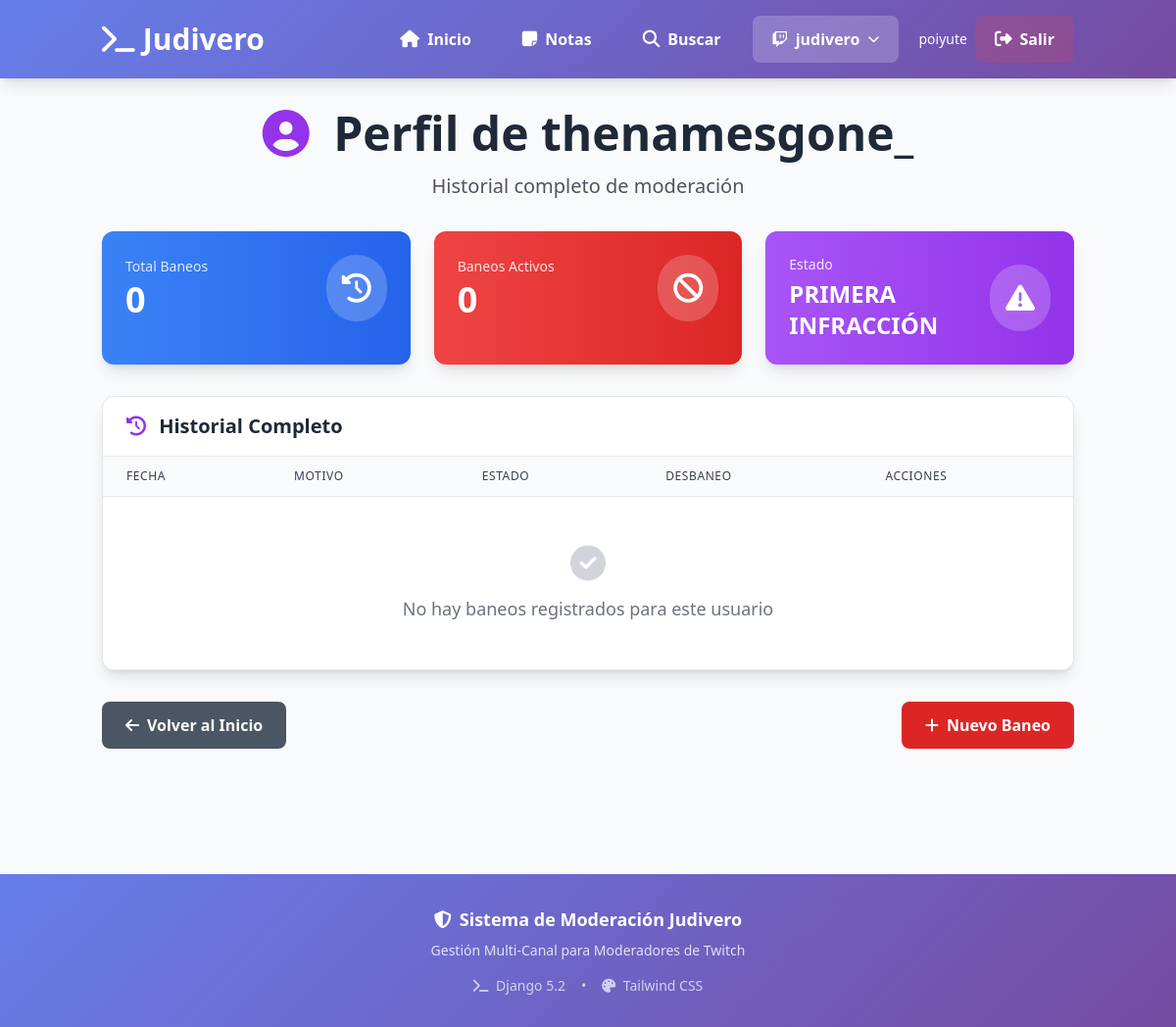
/perfil/thenamesgone_/ (signed in), run on an earlier commit of the app's database.
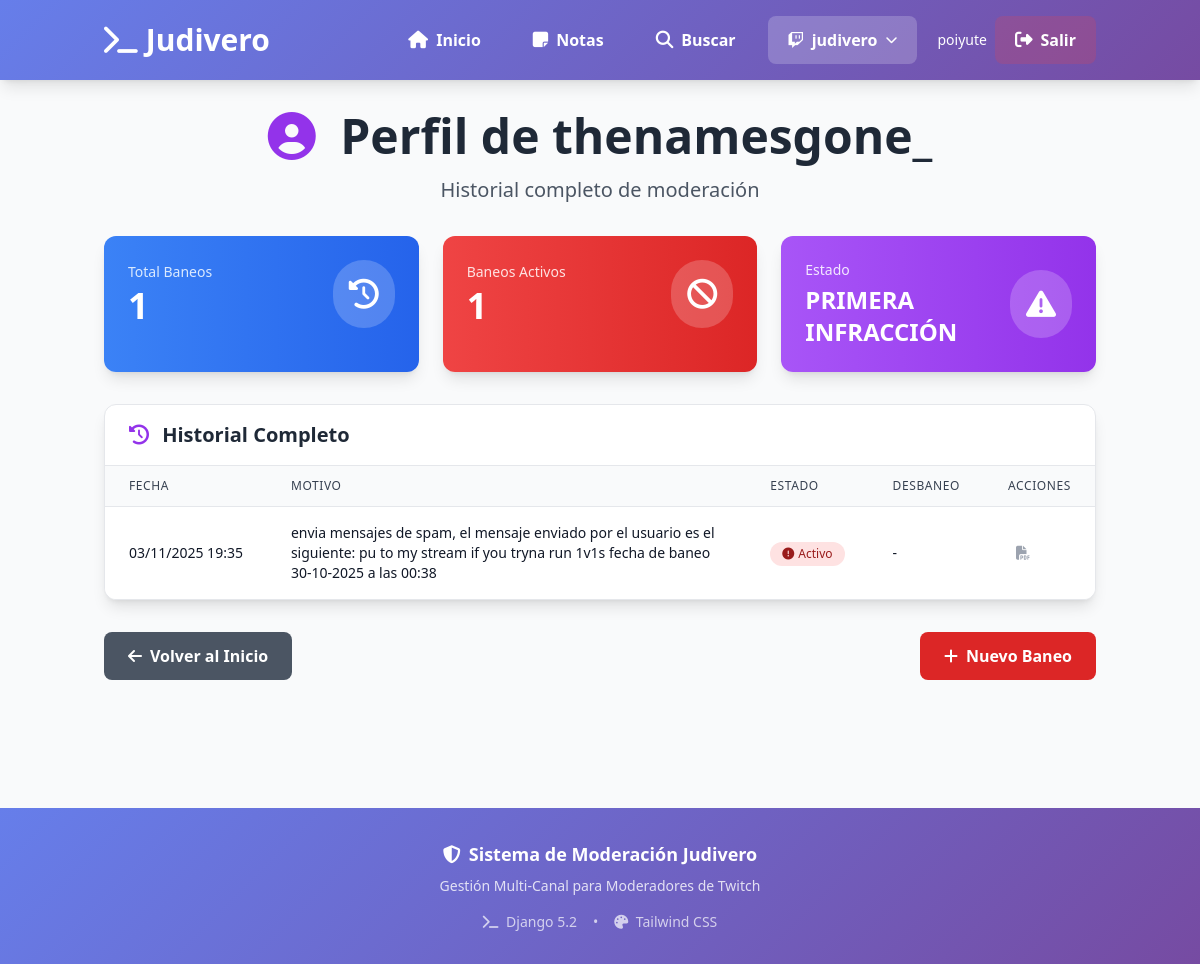
And on a later commit of the database.
### core/models.py (models this page shows, shortened)
class CanalTwitch(models.Model):
    nombre = models.CharField(max_length=100, unique=True, help_text="Nombre del canal de Twitch")
    streamer = models.CharField(max_length=100, help_text="Nombre del streamer/dueño del canal")
    descripcion = models.TextField(blank=True, null=True, help_text="Notas sobre el canal o reglas especiales")
    url_twitch = models.URLField(blank=True, null=True)
    color_distintivo = models.CharField(max_length=7, default="#9147ff", help_text="Color hex para identificar el canal")
    activo = models.BooleanField(default=True, help_text="¿Sigues siendo mod en este canal?")
    fecha_inicio_moderacion = models.DateTimeField(auto_now_add=True)
    total_comandos = models.IntegerField(default=0, editable=False)
    total_baneos_activos = models.IntegerField(default=0, editable=False)
    class Meta:
        verbose_name = 'Canal de Twitch (Moderación)'
        verbose_name_plural = 'Canales de Twitch (Moderación)'
        ordering = ['nombre']

class Baneos(models.Model):
    canal = models.ForeignKey(
        CanalTwitch,
        on_delete=models.CASCADE,
        related_name='baneos',
        null=True  # Para migración, luego quitar
    )
    user = models.ForeignKey(
        settings.AUTH_USER_MODEL,
        on_delete=models.CASCADE,
        related_name='baneos_usuario',
        null=True
    )
    nombre_usuario = models.CharField(max_length=200)
    fecha_baneo = models.DateTimeField(auto_now_add=True)
    motivo = models.TextField()
    desbaneo = models.DateTimeField(null=True, blank=True)
    activo = models.BooleanField(default=True)
    imagen = models.ImageField(
        upload_to='baneos/imagenes/',
        validators=[FileExtensionValidator(['svg', 'png', 'jpg', 'jpeg'])],
        blank=True,
        null=True,
        help_text="Imagen relacionada con el baneo"
    )
    class Meta:
        verbose_name = 'Baneo'
        verbose_name_plural = 'Baneos'
        ordering = ['-fecha_baneo']

### core/views.py (the view)
# urls.py: path('perfil/<str:nombre_usuario>/', views.perfil_usuario, name='perfil_usuario'),
@login_required
def perfil_usuario(request, nombre_usuario):
    canal_actual = get_canal_actual(request)
    canales = CanalTwitch.objects.filter(activo=True)
    if not canal_actual:
        return redirect('inicio')
    baneos = Baneos.objects.filter(
        canal=canal_actual,
        nombre_usuario=nombre_usuario
    ).order_by('-fecha_baneo')
    total_baneos = baneos.count()
    baneos_activos = baneos.filter(activo=True).count()
    context = {
        'nombre_usuario': nombre_usuario,
        'baneos': baneos,
        'total_baneos': total_baneos,
        'baneos_activos': baneos_activos,
        'canal_actual': canal_actual,
        'canales': canales,
    }
    return render(request, 'core/perfil_usuario.html', context)

### core/views.py (called while the page is built)
@login_required
def get_canal_actual(request):
    canal_id = request.session.get('canal_actual_id')
    if canal_id:
        try:
            return CanalTwitch.objects.get(id=canal_id, activo=True)
        except CanalTwitch.DoesNotExist:
            pass
    canal = CanalTwitch.objects.filter(activo=True).first()
    if canal:
        request.session['canal_actual_id'] = canal.id
    return canal

### core/templates/core/perfil_usuario.html (shortened to what this page needs)
{% extends 'core/base.html' %}
{% block content %}
<div class="max-w-7xl mx-auto">
    <div class="text-center mb-8">
        <h1 class="text-4xl md:text-5xl font-bold text-gray-800 mb-4">
            <i class="fas fa-user-circle text-purple-600 mr-3"></i>
            Perfil de {{ nombre_usuario }}
        </h1>
        <p class="text-xl text-gray-600">
            Historial completo de moderación
        </p>
    </div>
    <div class="grid grid-cols-1 md:grid-cols-3 gap-6 mb-8">
        <div class="bg-gradient-to-r from-blue-500 to-blue-600 rounded-xl shadow-lg p-6 text-white">
            <div class="flex items-center justify-between">
                <div>
                    <p class="text-blue-100 text-sm font-medium mb-1">Total Baneos</p>
                    <h3 class="text-4xl font-bold">{{ total_baneos }}</h3>
                </div>
                <div class="bg-white bg-opacity-20 p-4 rounded-full">
                    <i class="fas fa-history text-3xl"></i>
                </div>
            </div>
        </div>
        <div class="bg-gradient-to-r from-red-500 to-red-600 rounded-xl shadow-lg p-6 text-white">
            <div class="flex items-center justify-between">
                <div>
                    <p class="text-red-100 text-sm font-medium mb-1">Baneos Activos</p>
                    <h3 class="text-4xl font-bold">{{ baneos_activos }}</h3>
                </div>
                <div class="bg-white bg-opacity-20 p-4 rounded-full">
                    <i class="fas fa-ban text-3xl"></i>
                </div>
            </div>
        </div>
        <div class="bg-gradient-to-r from-purple-500 to-purple-600 rounded-xl shadow-lg p-6 text-white">
            <div class="flex items-center justify-between">
                <div>
                    <p class="text-purple-100 text-sm font-medium mb-1">Estado</p>
                    <h3 class="text-2xl font-bold">
                        {% if total_baneos > 1 %}
                            REINCIDENTE
                        {% else %}
                            PRIMERA INFRACCIÓN
                        {% endif %}
                    </h3>
                </div>
                <div class="bg-white bg-opacity-20 p-4 rounded-full">
                    <i class="fas fa-exclamation-triangle text-3xl"></i>
                </div>
            </div>
        </div>
    </div>
    <div class="bg-white rounded-xl shadow-lg border border-gray-200 overflow-hidden mb-8">
        <div class="border-b border-gray-200 px-6 py-4">
            <h2 class="text-xl font-semibold text-gray-800">
                <i class="fas fa-history text-purple-600 mr-2"></i>
                Historial Completo
            </h2>
        </div>
        <div class="overflow-x-auto">
            <table class="min-w-full divide-y divide-gray-200">
                <thead class="bg-gray-50">
                    <tr>
                        <th class="px-6 py-3 text-left text-xs font-medium text-gray-700 uppercase tracking-wider">
                            Fecha
                        </th>
                        <th class="px-6 py-3 text-left text-xs font-medium text-gray-700 uppercase tracking-wider">
                            Motivo
                        </th>
                        <th class="px-6 py-3 text-left text-xs font-medium text-gray-700 uppercase tracking-wider">
                            Estado
                        </th>
                        <th class="px-6 py-3 text-left text-xs font-medium text-gray-700 uppercase tracking-wider">
                            Desbaneo
                        </th>
                        <th class="px-6 py-3 text-left text-xs font-medium text-gray-700 uppercase tracking-wider">
                            Acciones
                        </th>
                    </tr>
                </thead>
                <tbody class="bg-white divide-y divide-gray-200">
                    {% for baneo in baneos %}
                    <tr class="hover:bg-gray-50 transition-colors">
                        <td class="px-6 py-4 whitespace-nowrap text-sm text-gray-900">
                            {{ baneo.fecha_baneo|date:"d/m/Y H:i" }}
                        </td>
                        <td class="px-6 py-4 text-sm text-gray-900">
                            <div class="max-w-md overflow-hidden">
                                {{ baneo.motivo }}
                            </div>
                        </td>
                        <td class="px-6 py-4 whitespace-nowrap">
                            {% if baneo.activo %}
                            <span class="inline-flex items-center px-3 py-1 rounded-full text-xs font-medium bg-red-100 text-red-800">
                                <i class="fas fa-exclamation-circle mr-1"></i>
                                Activo
                            </span>
                            {% else %}
                            <span class="inline-flex items-center px-3 py-1 rounded-full text-xs font-medium bg-green-100 text-green-800">
                                <i class="fas fa-check-circle mr-1"></i>
                                Completado
                            </span>
                            {% endif %}
                        </td>
                        <td class="px-6 py-4 whitespace-nowrap text-sm text-gray-900">
                            {% if baneo.desbaneo %}
                                {{ baneo.desbaneo|date:"d/m/Y H:i" }}
                            {% else %}
                                -
                            {% endif %}
                        </td>
                        <td class="px-6 py-4 whitespace-nowrap text-sm">
                            <div class="flex gap-2">
                                <a href="{% url 'generar_reporte_pdf' nombre_usuario %}"
                                   target="_blank"
                                   class="p-2 text-gray-400 hover:text-red-600 hover:bg-red-50 rounded-lg transition-all"
                                   title="Descargar PDF">
                                    <i class="fas fa-file-pdf"></i>
                                </a>
                            </div>
                        </td>
                    </tr>
                    {% empty %}
                    <tr>
                        <td colspan="5" class="px-6 py-12 text-center text-gray-500">
                            <i class="fas fa-check-circle text-4xl mb-3 text-gray-300"></i>
                            <p class="text-lg font-medium">No hay baneos registrados para este usuario</p>
                        </td>
                    </tr>
                    {% endfor %}
                </tbody>
            </table>
        </div>
    </div>
    <div class="flex justify-between items-center mb-8">
        <a href="{% url 'inicio' %}"
           class="bg-gray-600 hover:bg-gray-700 text-white px-6 py-3 rounded-lg font-semibold transition-colors flex items-center">
            <i class="fas fa-arrow-left mr-2"></i>
            Volver al Inicio
        </a>
        <a href="{% url 'agregar_baneo' %}"
           class="bg-red-600 hover:bg-red-700 text-white px-6 py-3 rounded-lg font-semibold transition-colors flex items-center">
            <i class="fas fa-plus mr-2"></i>
            Nuevo Baneo
        </a>
    </div>
</div>
{% endblock %}

### core/templates/core/base.html (shortened to what this page needs)
<!DOCTYPE html>
<html lang="es">
<head>
    <script src="https://cdn.tailwindcss.com"></script>
    <link rel="stylesheet" href="https://cdnjs.cloudflare.com/ajax/libs/font-awesome/6.4.0/css/all.min.css">
</head>
<body class="bg-gray-50 min-h-screen">
    <nav class="gradient-bg shadow-lg sticky top-0 z-50">
        <div class="container mx-auto px-4 py-4">
            <div class="flex flex-col md:flex-row md:justify-between md:items-center gap-4">
                <div class="text-center md:text-left">
                    <a href="{% url 'inicio' %}" class="inline-block">
                        <h1
                            class="text-2xl md:text-3xl font-bold text-white flex items-center justify-center md:justify-start">
                            <i class="fas fa-terminal mr-2"></i>
                            Judivero
                        </h1>
                    </a>
                </div>
                <div class="flex flex-wrap justify-center items-center gap-2 md:gap-3">
                    <a href="{% url 'inicio' %}"
                        class="nav-link {% if request.path == '/' %}nav-link-active{% endif %}">
                        <i class="fas fa-home nav-icon"></i>
                        <span>Inicio</span>
                    </a>
                    <a href="{% url 'notas' %}"
                        class="nav-link {% if '/notas' in request.path %}nav-link-active{% endif %}">
                        <i class="fas fa-sticky-note nav-icon"></i>
                        <span>Notas</span>
                    </a>
                    <a href="{% url 'buscar_usuario' %}"
                        class="nav-link {% if '/buscar' in request.path %}nav-link-active{% endif %}">
                        <i class="fas fa-search nav-icon"></i>
                        <span>Buscar</span>
                    </a>
                    {% if canales %}
                    <div class="dropdown">
                        <button onclick="toggleDropdown()"
                            class="nav-link bg-white bg-opacity-20 hover:bg-white hover:bg-opacity-100 hover:text-purple-700 flex items-center gap-2">
                            <i class="fab fa-twitch"></i>
                            <span class="hidden md:inline">{{ canal_actual.nombre|default:"Seleccionar Canal" }}</span>
                            <i class="fas fa-chevron-down text-xs"></i>
                        </button>
                    </div>
                    {% endif %}
                    {% if user.is_authenticated %}
                    <div class="flex items-center gap-2 ml-2">
                        <span class="text-white text-sm hidden md:inline">{{ user.username }}</span>
                        <a href="{% url 'logout' %}"
                           class="nav-link bg-red-500 bg-opacity-20 hover:bg-red-500 hover:bg-opacity-100 hover:text-white">
                            <i class="fas fa-sign-out-alt nav-icon"></i>
                            <span>Salir</span>
                        </a>
                    </div>
                    {% endif %}
                </div>
            </div>
        </div>
    </nav>
    <main class="container mx-auto px-4 py-8">
        {% block content %}
        {% endblock %}
    </main>
    <footer class="gradient-bg text-white py-8 mt-16">
        <div class="container mx-auto px-4">
            <div class="text-center">
                <p class="text-lg font-semibold mb-2">
                    <i class="fas fa-shield-alt mr-2"></i>Sistema de Moderación Judivero
                </p>
                <p class="text-sm opacity-80">
                    Gestión Multi-Canal para Moderadores de Twitch
                </p>
                <div class="mt-4 flex justify-center gap-4 text-sm opacity-70">
                    <span><i class="fas fa-terminal mr-1"></i> Django 5.2</span>
                    <span>•</span>
                    <span><i class="fas fa-palette mr-1"></i> Tailwind CSS</span>
                </div>
            </div>
        </div>
    </footer>
</body>
</html>

### core/templates/core/base.html (style rules this page uses)
.gradient-bg { background: linear-gradient(135deg, #667eea 0%, #764ba2 100%); }
.nav-link { padding: 0.75rem 1.25rem; border-radius: 0.5rem; color: white; font-weight: 600; display: flex; align-items: center; transition: all 0.2s; text-decoration: none; }
.nav-icon { font-size: 1.1rem; margin-right: 0.5rem; }
.dropdown { position: relative; }

What changed in the data, as far as the page shows it:
added Baneos: nombre_usuario "thenamesgone_", fecha_baneo "03/11/2025 19:35", motivo "envia mensajes de spam, el mensaje enviado por el usuario es el siguiente: pu to my stream if you tryna run 1v1s fecha de baneo 30-10-2025 a las 00:38", activo True (drawn)
Also different on the page:
{{ total_baneos }}: "0" → "1"
{{ baneos_activos }}: "0" → "1"
{{ nombre_usuario }}: "thenamesgone_" → (not shown)
text no longer shown: "No hay baneos registrados para este usuario"
